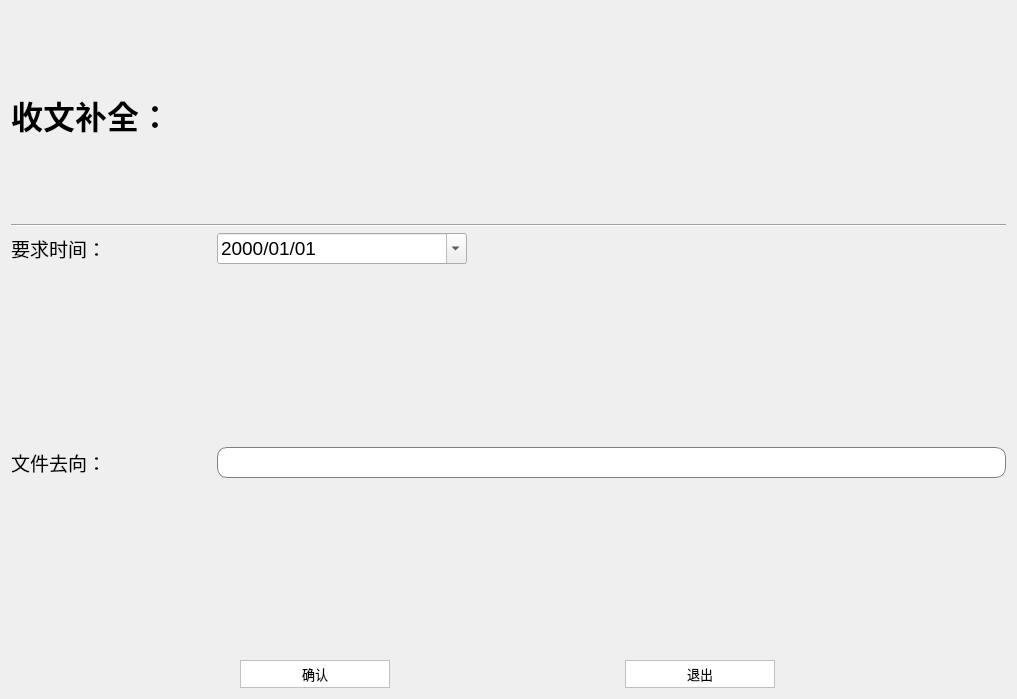
<?xml version="1.0" encoding="UTF-8"?>
<ui version="4.0">
 <class>Dialog</class>
 <widget class="QDialog" name="Dialog">
  <property name="geometry">
   <rect>
    <x>0</x>
    <y>0</y>
    <width>1017</width>
    <height>699</height>
   </rect>
  </property>
  <property name="windowTitle">
   <string>Dialog</string>
  </property>
  <property name="styleSheet">
   <string notr="true">QComboBox{
	background:white;
	border:1px solid gray;
    width:300px;
    border-radius:10px;
    padding:2px 4px;
}
QLineEdit{
    border:1px solid gray;
    width:300px;
    border-radius:10px;
    padding:2px 4px;
}
QPushButton{  
    border: 1px solid #C0C0C0;  
    background-color:#FFFFFF;  
    border-style: solid;  
    border-radius:0px;  
    width: 100px;  
    height:20px;  
    padding:0 0px;  
} 
QPushButton:hover{     
    border: 1px solid #E3C46F;  
    background-color:#FEF4BF;  
    border-style: solid;  
    border-radius:2px;  
    width: 40px;  
    height:20px;  
    padding:0 0px;  
}
QPushButton:pressed{  
    background-color:#EAF0FF;  
    border: 1px solid #AAB4C4;  
    width: 40px;  
    height:20px;  
    padding:0 0px;  
    border-radius:1px;  
} </string>
  </property>
  <layout class="QVBoxLayout" name="verticalLayout">
   <item>
    <widget class="QLabel" name="label_1">
     <property name="font">
      <font>
       <pointsize>24</pointsize>
       <weight>75</weight>
       <bold>true</bold>
      </font>
     </property>
     <property name="text">
      <string>收文补全：</string>
     </property>
    </widget>
   </item>
   <item>
    <widget class="Line" name="line">
     <property name="orientation">
      <enum>Qt::Horizontal</enum>
     </property>
    </widget>
   </item>
   <item>
    <layout class="QFormLayout" name="formLayout_3">
     <item row="0" column="0">
      <widget class="QLabel" name="label_2">
       <property name="sizePolicy">
        <sizepolicy hsizetype="Fixed" vsizetype="Preferred">
         <horstretch>0</horstretch>
         <verstretch>0</verstretch>
        </sizepolicy>
       </property>
       <property name="minimumSize">
        <size>
         <width>200</width>
         <height>0</height>
        </size>
       </property>
       <property name="maximumSize">
        <size>
         <width>16777215</width>
         <height>16777215</height>
        </size>
       </property>
       <property name="font">
        <font>
         <pointsize>14</pointsize>
        </font>
       </property>
       <property name="text">
        <string>要求时间：</string>
       </property>
      </widget>
     </item>
     <item row="0" column="1">
      <widget class="QDateEdit" name="dateEdit_1">
       <property name="maximumSize">
        <size>
         <width>250</width>
         <height>16777215</height>
        </size>
       </property>
       <property name="font">
        <font>
         <pointsize>14</pointsize>
        </font>
       </property>
       <property name="displayFormat">
        <string>yyyy/MM/dd</string>
       </property>
       <property name="calendarPopup">
        <bool>true</bool>
       </property>
      </widget>
     </item>
    </layout>
   </item>
   <item>
    <layout class="QFormLayout" name="formLayout_1">
     <item row="0" column="0">
      <widget class="QLabel" name="label_3">
       <property name="sizePolicy">
        <sizepolicy hsizetype="Fixed" vsizetype="Preferred">
         <horstretch>0</horstretch>
         <verstretch>0</verstretch>
        </sizepolicy>
       </property>
       <property name="minimumSize">
        <size>
         <width>200</width>
         <height>0</height>
        </size>
       </property>
       <property name="font">
        <font>
         <pointsize>14</pointsize>
        </font>
       </property>
       <property name="text">
        <string>文件去向：</string>
       </property>
      </widget>
     </item>
     <item row="0" column="1">
      <widget class="QLineEdit" name="lineEdit_1">
       <property name="font">
        <font>
         <pointsize>14</pointsize>
        </font>
       </property>
      </widget>
     </item>
    </layout>
   </item>
   <item>
    <layout class="QHBoxLayout" name="horizontalLayout_1">
     <item>
      <widget class="QPushButton" name="pushButton_revise">
       <property name="minimumSize">
        <size>
         <width>150</width>
         <height>28</height>
        </size>
       </property>
       <property name="maximumSize">
        <size>
         <width>150</width>
         <height>16777215</height>
        </size>
       </property>
       <property name="font">
        <font>
         <pointsize>10</pointsize>
        </font>
       </property>
       <property name="focusPolicy">
        <enum>Qt::ClickFocus</enum>
       </property>
       <property name="text">
        <string>确认</string>
       </property>
      </widget>
     </item>
     <item>
      <widget class="QPushButton" name="pushButton_quit">
       <property name="minimumSize">
        <size>
         <width>150</width>
         <height>28</height>
        </size>
       </property>
       <property name="maximumSize">
        <size>
         <width>150</width>
         <height>16777215</height>
        </size>
       </property>
       <property name="font">
        <font>
         <pointsize>10</pointsize>
        </font>
       </property>
       <property name="focusPolicy">
        <enum>Qt::ClickFocus</enum>
       </property>
       <property name="text">
        <string>退出</string>
       </property>
      </widget>
     </item>
    </layout>
   </item>
  </layout>
 </widget>
 <resources/>
 <connections/>
</ui>
